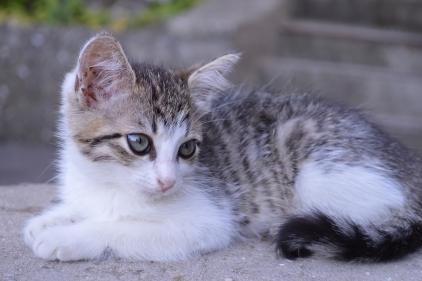
#> input picture img/cat1.jpg, 422 x 281 px
$ python filter_example.py
#> lines starting #> are read from the running program, lines starting #| are printed output that depends on the picture
"""
Luke Jackson I-Tap 2017
"""


import cv2
import numpy as np

img = cv2.imread('img/cat1.jpg')
#> img is the input picture: shape (281, 422, 3); mean B, G, R 142.4, 125.5, 127.3

kernel_identity = np.array(
    [
        [0,0,0],
        [0,1,0],
        [0,0,0]
    ]
)

kernel_edge1 = np.array(
    [
        [1,0,-1],
        [0,0,0],
        [-1,0,1]
    ]
)

kernel_edge2 = np.array(
    [
        [0,1,0],
        [1,-4,1],
        [0,1,0]
    ]
)

kernel_edge3 = np.array(
    [
        [-1,-1,-1],
        [-1,8,-1],
        [-1,-1,-1]
    ]
)

kernel_sharpen = np.array(
    [
        [0,-1,0],
        [-1,5,-1],
        [0,-1,0]
    ]
)

img_identy = cv2.filter2D(img, -1, kernel_identity)
cv2.imwrite("cat1_identity.jpg", img_identy)

img_identy = cv2.filter2D(img, -1, kernel_edge1)
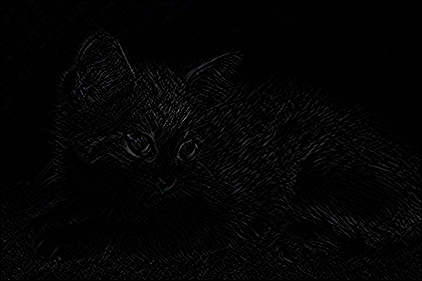
#> img_identy: shape (281, 422, 3); mean B, G, R 4.1, 3.9, 3.9
cv2.imwrite("cat1_edge1.jpg", img_identy)

img_identy = cv2.filter2D(img, -1, kernel_edge2)
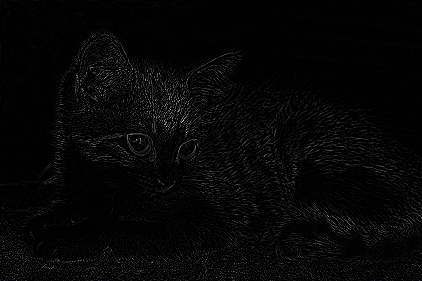
#> img_identy: shape (281, 422, 3); mean B, G, R 6, 5.8, 5.8
cv2.imwrite("cat1_edge2.jpg", img_identy)

img_identy = cv2.filter2D(img, -1, kernel_edge3)
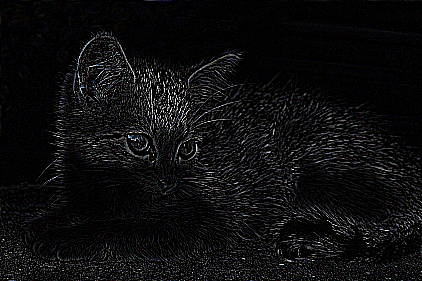
#> img_identy: shape (281, 422, 3); mean B, G, R 14, 13.5, 13.4
cv2.imwrite("cat1_edge3.jpg", img_identy)

img_identy = cv2.filter2D(img, -1, kernel_sharpen)
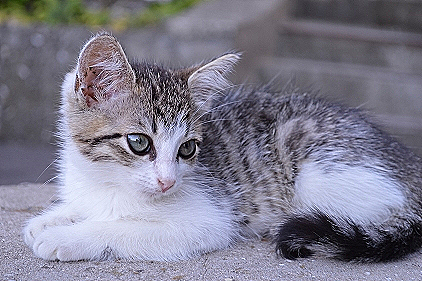
#> img_identy: shape (281, 422, 3); mean B, G, R 142.4, 125.7, 127.4
cv2.imwrite("cat1_sharp.jpg", img_identy)
